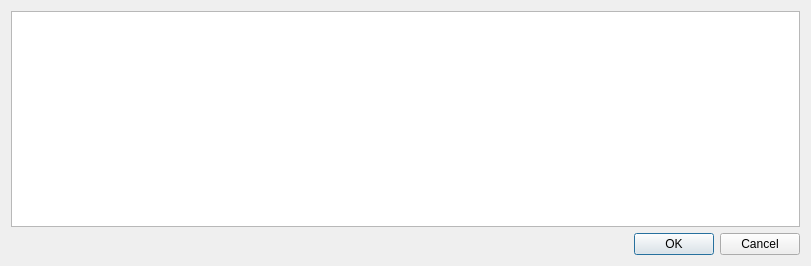
<?xml version="1.0" encoding="UTF-8"?>
<ui version="4.0">
 <class>Dialog</class>
 <widget class="QDialog" name="Dialog">
  <property name="geometry">
   <rect>
    <x>0</x>
    <y>0</y>
    <width>811</width>
    <height>266</height>
   </rect>
  </property>
  <property name="windowTitle">
   <string>Error </string>
  </property>
  <layout class="QVBoxLayout" name="verticalLayout_2">
   <item>
    <widget class="QTableWidget" name="tableWidget"/>
   </item>
   <item>
    <widget class="QDialogButtonBox" name="buttonBox">
     <property name="standardButtons">
      <set>QDialogButtonBox::Cancel|QDialogButtonBox::Ok</set>
     </property>
    </widget>
   </item>
  </layout>
 </widget>
 <resources/>
 <connections/>
</ui>
